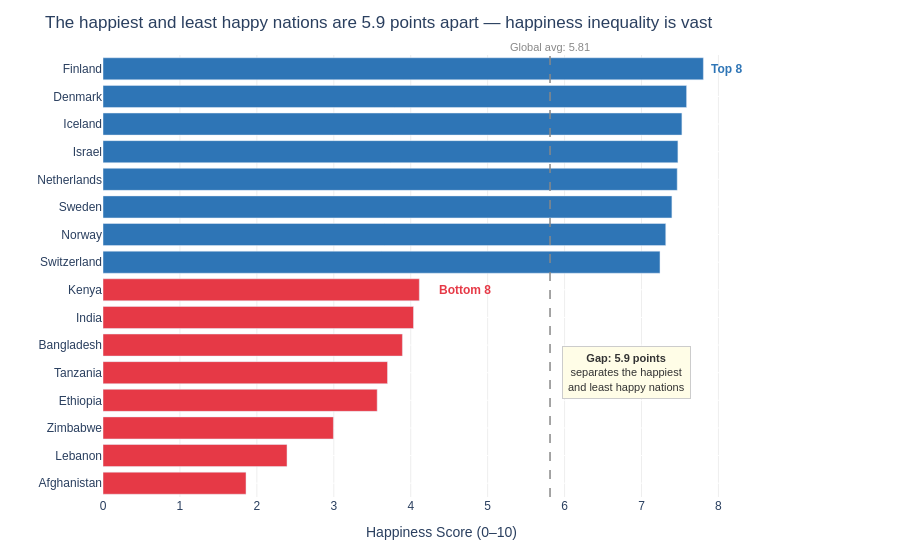

The notebook cell this image was saved under:
### Code cell
top8 = df.nlargest(8,'Happiness_Score').assign(Group='Top 8')
bottom8 = df.nsmallest(8,'Happiness_Score').assign(Group='Bottom 8')
combined = pd.concat([bottom8, top8]).sort_values('Happiness_Score').reset_index(drop=True)
global_avg = df['Happiness_Score'].mean()

colors = ['#2E75B6' if g == 'Top 8' else '#E63946' for g in combined['Group']]



fig = px.bar(
    data_frame=combined,
    x='Happiness_Score', y='Country',
    orientation='h',
    color='Group',
    color_discrete_map={'Top 8': '#2E75B6', 'Bottom 8': '#E63946'},
    hover_data={'Region': True, 'Happiness_Score': ':.2f', 'Group': False},
    custom_data=combined
)


fig.update_traces(
    hovertemplate='<b>%{y}</b><br>Happiness Score: %{x:.2f}<br>'
)


fig.add_vline(x=global_avg, line_dash='dash', line_color='#888888', line_width=1.5,
              annotation_text=f'Global avg: {global_avg:.2f}',
              annotation_position='top', annotation_font=dict(size=11, color='#888888'))

gap = top8['Happiness_Score'].max() - bottom8['Happiness_Score'].min()
fig.add_annotation(
    x=6.8, y=4,
    text=f'<b>Gap: {gap:.1f} points</b><br>separates the happiest<br>and least happy nations',
    showarrow=False, font=dict(size=11, color='#333333', family='Arial'),
    bgcolor='#FFFDE7', bordercolor='#CCCCCC', borderwidth=1, borderpad=5
)
fig.add_annotation(x=8.1, y=15, text='<b>Top 8</b>',
                   showarrow=False, font=dict(color='#2E75B6', size=12))
fig.add_annotation(x=4.7, y=7, text='<b>Bottom 8</b>',
                   showarrow=False, font=dict(color='#E63946', size=12))

fig.update_layout(
    title=f'The happiest and least happy nations are {gap:.1f} points apart — happiness inequality is vast',
    xaxis=dict(range=[0, 8.8], gridcolor='#EEEEEE', title='Happiness Score (0–10)'),
    yaxis=dict(gridcolor='white', title=''),
    plot_bgcolor='white', paper_bgcolor='white',
    font=dict(family='Arial', size=12),
    showlegend=False,
    margin=dict(l=30, r=120, t=55, b=40),
    height=550
)
fig.show()

### Figure 1 — Plotly figure (JSON) as saved in the notebook; plotly's stock layout.template omitted (floating-point values rounded to 4 significant figures)
{"data": [{"customdata": [["Afghanistan", "South Asia", 1.859, 6.18, 0.374, 47.5, 0.382, -0.055, 0.934, "Bottom 8"], ["Lebanon", "Middle East and North Africa", 2.392, 7.65, 0.486, 60.5, 0.444, 0.049, 0.874, "Bottom 8"], ["Zimbabwe", "Sub-Saharan Africa", 2.995, 6.412, 0.476, 43.5, 0.43, 0.057, 0.816, "Bottom 8"], ["Ethiopia", "Sub-Saharan Africa", 3.564, 6.48, 0.458, 49.4, 0.567, 0.27, 0.822, "Bottom 8"], ["Tanzania", "Sub-Saharan Africa", 3.698, 6.936, 0.525, 52.4, 0.6, 0.258, 0.797, "Bottom 8"], ["Bangladesh", "South Asia", 3.892, 7.305, 0.579, 59.9, 0.578, 0.241, 0.779, "Bottom 8"], ["India", "South Asia", 4.036, 7.469, 0.639, 57.3, 0.615, 0.265, 0.772, "Bottom 8"], ["Kenya", "Sub-Saharan Africa", 4.112, 7.184, 0.558, 55.2, 0.68, 0.331, 0.861, "Bottom 8"]], "hovertemplate": "<b>%{y}</b><br>Happiness Score: %{x:.2f}<br>", "legendgroup": "Bottom 8", "marker": {"color": "#E63946", "pattern": {"shape": ""}}, "name": "Bottom 8", "orientation": "h", "showlegend": true, "textposition": "auto", "type": "bar", "x": [1.859, 2.392, 2.995, 3.564, 3.698, 3.892, 4.036, 4.112], "xaxis": "x", "y": ["Afghanistan", "Lebanon", "Zimbabwe", "Ethiopia", "Tanzania", "Bangladesh", "India", "Kenya"], "yaxis": "y"}, {"customdata": [["Switzerland", "Western Europe", 7.24, 11.12, 0.942, 74.1, 0.921, 0.244, 0.283, "Top 8"], ["Norway", "Western Europe", 7.315, 11.07, 0.96, 72, 0.939, 0.271, 0.216, "Top 8"], ["Sweden", "Western Europe", 7.395, 10.96, 0.934, 72, 0.93, 0.221, 0.252, "Top 8"], ["Netherlands", "Western Europe", 7.464, 11.02, 0.939, 72.4, 0.879, 0.24, 0.296, "Top 8"], ["Israel", "Middle East and North Africa", 7.473, 10.53, 0.916, 72.4, 0.903, 0.149, 0.826, "Top 8"], ["Iceland", "Western Europe", 7.525, 10.88, 0.983, 72.5, 0.961, 0.26, 0.15, "Top 8"], ["Denmark", "Western Europe", 7.586, 10.93, 0.954, 72.7, 0.931, 0.168, 0.234, "Top 8"], ["Finland", "Western Europe", 7.804, 10.78, 0.954, 71.9, 0.949, 0.142, 0.179, "Top 8"]], "hovertemplate": "<b>%{y}</b><br>Happiness Score: %{x:.2f}<br>", "legendgroup": "Top 8", "marker": {"color": "#2E75B6", "pattern": {"shape": ""}}, "name": "Top 8", "orientation": "h", "showlegend": true, "textposition": "auto", "type": "bar", "x": [7.24, 7.315, 7.395, 7.464, 7.473, 7.525, 7.586, 7.804], "xaxis": "x", "y": ["Switzerland", "Norway", "Sweden", "Netherlands", "Israel", "Iceland", "Denmark", "Finland"], "yaxis": "y"}], "layout": {"annotations": [{"font": {"color": "#888888", "size": 11}, "showarrow": false, "text": "Global avg: 5.81", "x": 5.811, "xanchor": "center", "xref": "x", "y": 1, "yanchor": "bottom", "yref": "y domain"}, {"bgcolor": "#FFFDE7", "bordercolor": "#CCCCCC", "borderpad": 5, "borderwidth": 1, "font": {"color": "#333333", "family": "Arial", "size": 11}, "showarrow": false, "text": "<b>Gap: 5.9 points</b><br>separates the happiest<br>and least happy nations", "x": 6.8, "y": 4}, {"font": {"color": "#2E75B6", "size": 12}, "showarrow": false, "text": "<b>Top 8</b>", "x": 8.1, "y": 15}, {"font": {"color": "#E63946", "size": 12}, "showarrow": false, "text": "<b>Bottom 8</b>", "x": 4.7, "y": 7}], "barmode": "relative", "font": {"family": "Arial", "size": 12}, "height": 550, "legend": {"title": {"text": "Group"}, "tracegroupgap": 0}, "margin": {"b": 40, "l": 30, "r": 120, "t": 55}, "paper_bgcolor": "white", "plot_bgcolor": "white", "shapes": [{"line": {"color": "#888888", "dash": "dash", "width": 1.5}, "type": "line", "x0": 5.811, "x1": 5.811, "xref": "x", "y0": 0, "y1": 1, "yref": "y domain"}], "showlegend": false, "title": {"text": "The happiest and least happy nations are 5.9 points apart — happiness inequality is vast"}, "xaxis": {"anchor": "y", "domain": [0, 1], "gridcolor": "#EEEEEE", "range": [0, 8.8], "title": {"text": "Happiness Score (0–10)"}}, "yaxis": {"anchor": "x", "domain": [0, 1], "gridcolor": "white", "title": {"text": ""}}}}
